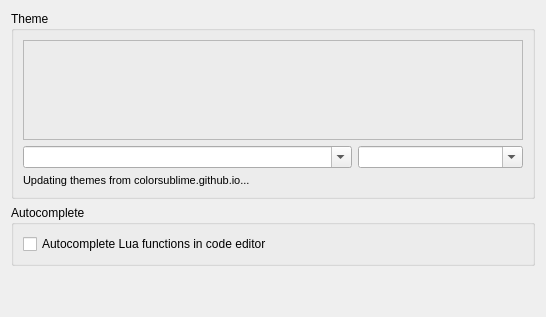
     <widget class="QWidget" name="tab_codeEditor">
      <attribute name="title">
       <string>Editor</string>
      </attribute>
      <layout class="QVBoxLayout" name="verticalLayout_3">
       <item>
        <widget class="QGroupBox" name="groupbox_codeEditorThemeSelection">
         <property name="title">
          <string>Theme</string>
         </property>
         <layout class="QGridLayout" name="gridLayout_groupbox_codeEditorThemeSelection" columnstretch="2,1">
          <item row="0" column="0" colspan="2">
           <widget class="QFrame" name="frame_edbeePreviewWidget">
            <property name="minimumSize">
             <size>
              <width>500</width>
              <height>100</height>
             </size>
            </property>
            <property name="frameShape">
             <enum>QFrame::StyledPanel</enum>
            </property>
            <property name="frameShadow">
             <enum>QFrame::Raised</enum>
            </property>
            <layout class="QGridLayout" name="gridLayout_frame_edbeePreviewWidget">
             <property name="leftMargin">
              <number>0</number>
             </property>
             <property name="topMargin">
              <number>0</number>
             </property>
             <property name="rightMargin">
              <number>0</number>
             </property>
             <property name="bottomMargin">
              <number>0</number>
             </property>
             <property name="spacing">
              <number>0</number>
             </property>
             <item row="0" column="0">
              <widget class="edbee::TextEditorWidget" name="edbeePreviewWidget" native="true">
               <property name="font">
                <font>
                 <family>Bitstream Vera Sans Mono</family>
                </font>
               </property>
              </widget>
             </item>
            </layout>
           </widget>
          </item>
          <item row="1" column="0">
           <widget class="QComboBox" name="code_editor_theme_selection_combobox">
            <property name="editable">
             <bool>true</bool>
            </property>
           </widget>
          </item>
          <item row="1" column="1">
           <widget class="QComboBox" name="script_preview_combobox">
            <property name="editable">
             <bool>true</bool>
            </property>
            <property name="sizeAdjustPolicy">
             <enum>QComboBox::AdjustToMinimumContentsLength</enum>
            </property>
           </widget>
          </item>
          <item row="2" column="0" colspan="2">
           <widget class="QLabel" name="theme_download_label">
            <property name="font">
             <font>
              <pointsize>8</pointsize>
             </font>
            </property>
            <property name="text">
             <string>Updating themes from colorsublime.github.io...</string>
            </property>
           </widget>
          </item>
         </layout>
        </widget>
       </item>
       <item>
        <widget class="QGroupBox" name="groupBox">
         <property name="title">
          <string>Autocomplete</string>
         </property>
         <layout class="QVBoxLayout" name="verticalLayout_4">
          <item>
           <widget class="QCheckBox" name="checkBox_autocompleteLuaCode">
            <property name="text">
             <string>Autocomplete Lua functions in code editor</string>
            </property>
           </widget>
          </item>
         </layout>
        </widget>
       </item>
       <item>
        <spacer name="verticalSpacer_codeEditor">
         <property name="orientation">
          <enum>Qt::Vertical</enum>
         </property>
         <property name="sizeHint" stdset="0">
          <size>
           <width>20</width>
           <height>40</height>
          </size>
         </property>
        </spacer>
       </item>
      </layout>
     </widget>
